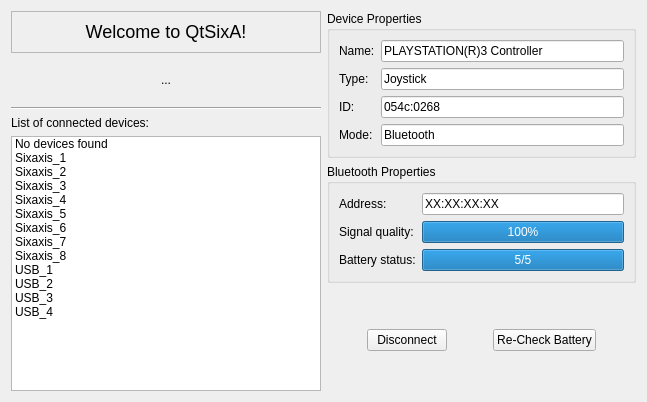
        <widget class="QWidget" name="main">
         <attribute name="title">
          <string>Devices</string>
         </attribute>
         <layout class="QGridLayout" name="gridLayout_3">
          <item row="0" column="0">
           <widget class="QFrame" name="frame_2">
            <property name="frameShape">
             <enum>QFrame::StyledPanel</enum>
            </property>
            <property name="frameShadow">
             <enum>QFrame::Raised</enum>
            </property>
            <layout class="QVBoxLayout" name="verticalLayout_9">
             <item>
              <widget class="QLabel" name="label_14">
               <property name="maximumSize">
                <size>
                 <width>16777215</width>
                 <height>28</height>
                </size>
               </property>
               <property name="statusTip">
                <string>Welcome to QtSixA!</string>
               </property>
               <property name="text">
                <string>&lt;font size=5&gt;Welcome to QtSixA!&lt;/font&gt;</string>
               </property>
               <property name="alignment">
                <set>Qt::AlignCenter</set>
               </property>
              </widget>
             </item>
            </layout>
           </widget>
          </item>
          <item row="0" column="1" rowspan="4">
           <widget class="QGroupBox" name="groupDevice">
            <property name="title">
             <string>Device Properties</string>
            </property>
            <layout class="QHBoxLayout" name="horizontalLayout_2">
             <item>
              <layout class="QVBoxLayout" name="verticalLayout_2">
               <item>
                <widget class="QLabel" name="label_7">
                 <property name="text">
                  <string>Name:</string>
                 </property>
                 <property name="buddy">
                  <cstring>lineName</cstring>
                 </property>
                </widget>
               </item>
               <item>
                <widget class="QLabel" name="label_8">
                 <property name="text">
                  <string>Type:</string>
                 </property>
                 <property name="buddy">
                  <cstring>lineType</cstring>
                 </property>
                </widget>
               </item>
               <item>
                <widget class="QLabel" name="label_11">
                 <property name="text">
                  <string notr="true">ID:</string>
                 </property>
                 <property name="buddy">
                  <cstring>lineID</cstring>
                 </property>
                </widget>
               </item>
               <item>
                <widget class="QLabel" name="label_9">
                 <property name="text">
                  <string>Mode:</string>
                 </property>
                 <property name="buddy">
                  <cstring>lineMode</cstring>
                 </property>
                </widget>
               </item>
              </layout>
             </item>
             <item>
              <layout class="QVBoxLayout" name="verticalLayout">
               <item>
                <widget class="QLineEdit" name="lineName">
                 <property name="enabled">
                  <bool>true</bool>
                 </property>
                 <property name="acceptDrops">
                  <bool>false</bool>
                 </property>
                 <property name="text">
                  <string notr="true">PLAYSTATION(R)3 Controller</string>
                 </property>
                 <property name="readOnly">
                  <bool>true</bool>
                 </property>
                </widget>
               </item>
               <item>
                <widget class="QLineEdit" name="lineType">
                 <property name="enabled">
                  <bool>true</bool>
                 </property>
                 <property name="acceptDrops">
                  <bool>false</bool>
                 </property>
                 <property name="text">
                  <string>Joystick</string>
                 </property>
                 <property name="readOnly">
                  <bool>true</bool>
                 </property>
                </widget>
               </item>
               <item>
                <widget class="QLineEdit" name="lineID">
                 <property name="enabled">
                  <bool>true</bool>
                 </property>
                 <property name="acceptDrops">
                  <bool>false</bool>
                 </property>
                 <property name="text">
                  <string notr="true">054c:0268</string>
                 </property>
                 <property name="readOnly">
                  <bool>true</bool>
                 </property>
                </widget>
               </item>
               <item>
                <widget class="QLineEdit" name="lineMode">
                 <property name="enabled">
                  <bool>true</bool>
                 </property>
                 <property name="acceptDrops">
                  <bool>false</bool>
                 </property>
                 <property name="text">
                  <string notr="true">Bluetooth</string>
                 </property>
                 <property name="readOnly">
                  <bool>true</bool>
                 </property>
                </widget>
               </item>
              </layout>
             </item>
            </layout>
           </widget>
          </item>
          <item row="1" column="0">
           <widget class="QLabel" name="label_SixaxisProfile">
            <property name="statusTip">
             <string>Current Sixaxis profile</string>
            </property>
            <property name="text">
             <string>...</string>
            </property>
            <property name="alignment">
             <set>Qt::AlignCenter</set>
            </property>
           </widget>
          </item>
          <item row="2" column="0">
           <widget class="Line" name="line_8">
            <property name="orientation">
             <enum>Qt::Horizontal</enum>
            </property>
           </widget>
          </item>
          <item row="3" column="0" rowspan="5">
           <layout class="QVBoxLayout" name="verticalLayout_6">
            <item>
             <layout class="QVBoxLayout" name="verticalLayout_4">
              <item>
               <widget class="QLabel" name="label_list">
                <property name="maximumSize">
                 <size>
                  <width>16777215</width>
                  <height>28</height>
                 </size>
                </property>
                <property name="text">
                 <string>List of connected devices:</string>
                </property>
                <property name="alignment">
                 <set>Qt::AlignBottom|Qt::AlignLeading|Qt::AlignLeft</set>
                </property>
               </widget>
              </item>
              <item>
               <widget class="QListWidget" name="listOfDevices">
                <property name="minimumSize">
                 <size>
                  <width>310</width>
                  <height>160</height>
                 </size>
                </property>
                <property name="statusTip">
                 <string>The list of connected devices appears here</string>
                </property>
                <item>
                 <property name="text">
                  <string>No devices found</string>
                 </property>
                </item>
                <item>
                 <property name="text">
                  <string notr="true">Sixaxis_1</string>
                 </property>
                </item>
                <item>
                 <property name="text">
                  <string notr="true">Sixaxis_2</string>
                 </property>
                </item>
                <item>
                 <property name="text">
                  <string notr="true">Sixaxis_3</string>
                 </property>
                </item>
                <item>
                 <property name="text">
                  <string notr="true">Sixaxis_4</string>
                 </property>
                </item>
                <item>
                 <property name="text">
                  <string notr="true">Sixaxis_5</string>
                 </property>
                </item>
                <item>
                 <property name="text">
                  <string notr="true">Sixaxis_6</string>
                 </property>
                </item>
                <item>
                 <property name="text">
                  <string notr="true">Sixaxis_7</string>
                 </property>
                </item>
                <item>
                 <property name="text">
                  <string notr="true">Sixaxis_8</string>
                 </property>
                </item>
                <item>
                 <property name="text">
                  <string notr="true">USB_1</string>
                 </property>
                </item>
                <item>
                 <property name="text">
                  <string notr="true">USB_2</string>
                 </property>
                </item>
                <item>
                 <property name="text">
                  <string notr="true">USB_3</string>
                 </property>
                </item>
                <item>
                 <property name="text">
                  <string notr="true">USB_4</string>
                 </property>
                </item>
               </widget>
              </item>
             </layout>
            </item>
           </layout>
          </item>
          <item row="4" column="1">
           <widget class="QGroupBox" name="groupBluetooth">
            <property name="title">
             <string>Bluetooth Properties</string>
            </property>
            <layout class="QHBoxLayout" name="horizontalLayout">
             <item>
              <layout class="QVBoxLayout" name="verticalLayout_3">
               <item>
                <widget class="QLabel" name="label_10">
                 <property name="text">
                  <string>Address:</string>
                 </property>
                 <property name="buddy">
                  <cstring>lineAddress</cstring>
                 </property>
                </widget>
               </item>
               <item>
                <widget class="QLabel" name="label_LQ">
                 <property name="enabled">
                  <bool>true</bool>
                 </property>
                 <property name="statusTip">
                  <string>Signal quality of the selected device</string>
                 </property>
                 <property name="text">
                  <string>Signal quality:</string>
                 </property>
                </widget>
               </item>
               <item>
                <widget class="QLabel" name="label_bat">
                 <property name="enabled">
                  <bool>true</bool>
                 </property>
                 <property name="statusTip">
                  <string>Battery charge status of the selected Sixaxis</string>
                 </property>
                 <property name="text">
                  <string>Battery status:</string>
                 </property>
                </widget>
               </item>
              </layout>
             </item>
             <item>
              <layout class="QVBoxLayout" name="verticalLayout_13">
               <item>
                <widget class="QLineEdit" name="lineAddress">
                 <property name="enabled">
                  <bool>true</bool>
                 </property>
                 <property name="acceptDrops">
                  <bool>false</bool>
                 </property>
                 <property name="text">
                  <string notr="true">XX:XX:XX:XX</string>
                 </property>
                 <property name="readOnly">
                  <bool>true</bool>
                 </property>
                </widget>
               </item>
               <item>
                <widget class="QProgressBar" name="barLQ">
                 <property name="enabled">
                  <bool>true</bool>
                 </property>
                 <property name="statusTip">
                  <string>Signal quality of the selected device</string>
                 </property>
                 <property name="maximum">
                  <number>255</number>
                 </property>
                 <property name="value">
                  <number>255</number>
                 </property>
                 <property name="format">
                  <string notr="true">%p%</string>
                 </property>
                </widget>
               </item>
               <item>
                <widget class="QProgressBar" name="barBattery">
                 <property name="statusTip">
                  <string>Battery charge status of the selected Sixaxis</string>
                 </property>
                 <property name="maximum">
                  <number>5</number>
                 </property>
                 <property name="value">
                  <number>5</number>
                 </property>
                 <property name="format">
                  <string notr="true">%v/5</string>
                 </property>
                </widget>
               </item>
              </layout>
             </item>
            </layout>
           </widget>
          </item>
          <item row="5" column="1">
           <spacer name="verticalSpacer_6">
            <property name="orientation">
             <enum>Qt::Vertical</enum>
            </property>
            <property name="sizeHint" stdset="0">
             <size>
              <width>20</width>
              <height>40</height>
             </size>
            </property>
           </spacer>
          </item>
          <item row="6" column="1">
           <layout class="QHBoxLayout" name="horizontalLayout_34">
            <item>
             <spacer name="horizontalSpacer_25">
              <property name="orientation">
               <enum>Qt::Horizontal</enum>
              </property>
              <property name="sizeHint" stdset="0">
               <size>
                <width>40</width>
                <height>20</height>
               </size>
              </property>
             </spacer>
            </item>
            <item>
             <widget class="QPushButton" name="b_disconnect">
              <property name="enabled">
               <bool>true</bool>
              </property>
              <property name="statusTip">
               <string>Disconnect the selected device</string>
              </property>
              <property name="text">
               <string>Disconnect</string>
              </property>
              <property name="icon">
               <iconset>
                <normaloff>../../../../../../../usr/share/qtsixa/icons/eject.png</normaloff>../../../../../../../usr/share/qtsixa/icons/eject.png</iconset>
              </property>
             </widget>
            </item>
            <item>
             <spacer name="horizontalSpacer_19">
              <property name="orientation">
               <enum>Qt::Horizontal</enum>
              </property>
              <property name="sizeHint" stdset="0">
               <size>
                <width>40</width>
                <height>20</height>
               </size>
              </property>
             </spacer>
            </item>
            <item>
             <widget class="QPushButton" name="b_battery">
              <property name="statusTip">
               <string>(Re)-Check the battery charge status of the selected Sixaxis</string>
              </property>
              <property name="text">
               <string>Re-Check Battery</string>
              </property>
              <property name="icon">
               <iconset>
                <normaloff>../../../../../../../usr/share/qtsixa/icons/battery.png</normaloff>../../../../../../../usr/share/qtsixa/icons/battery.png</iconset>
              </property>
             </widget>
            </item>
            <item>
             <spacer name="horizontalSpacer_21">
              <property name="orientation">
               <enum>Qt::Horizontal</enum>
              </property>
              <property name="sizeHint" stdset="0">
               <size>
                <width>40</width>
                <height>20</height>
               </size>
              </property>
             </spacer>
            </item>
           </layout>
          </item>
          <item row="7" column="1">
           <spacer name="verticalSpacer_5">
            <property name="orientation">
             <enum>Qt::Vertical</enum>
            </property>
            <property name="sizeHint" stdset="0">
             <size>
              <width>20</width>
              <height>40</height>
             </size>
            </property>
           </spacer>
          </item>
         </layout>
        </widget>
